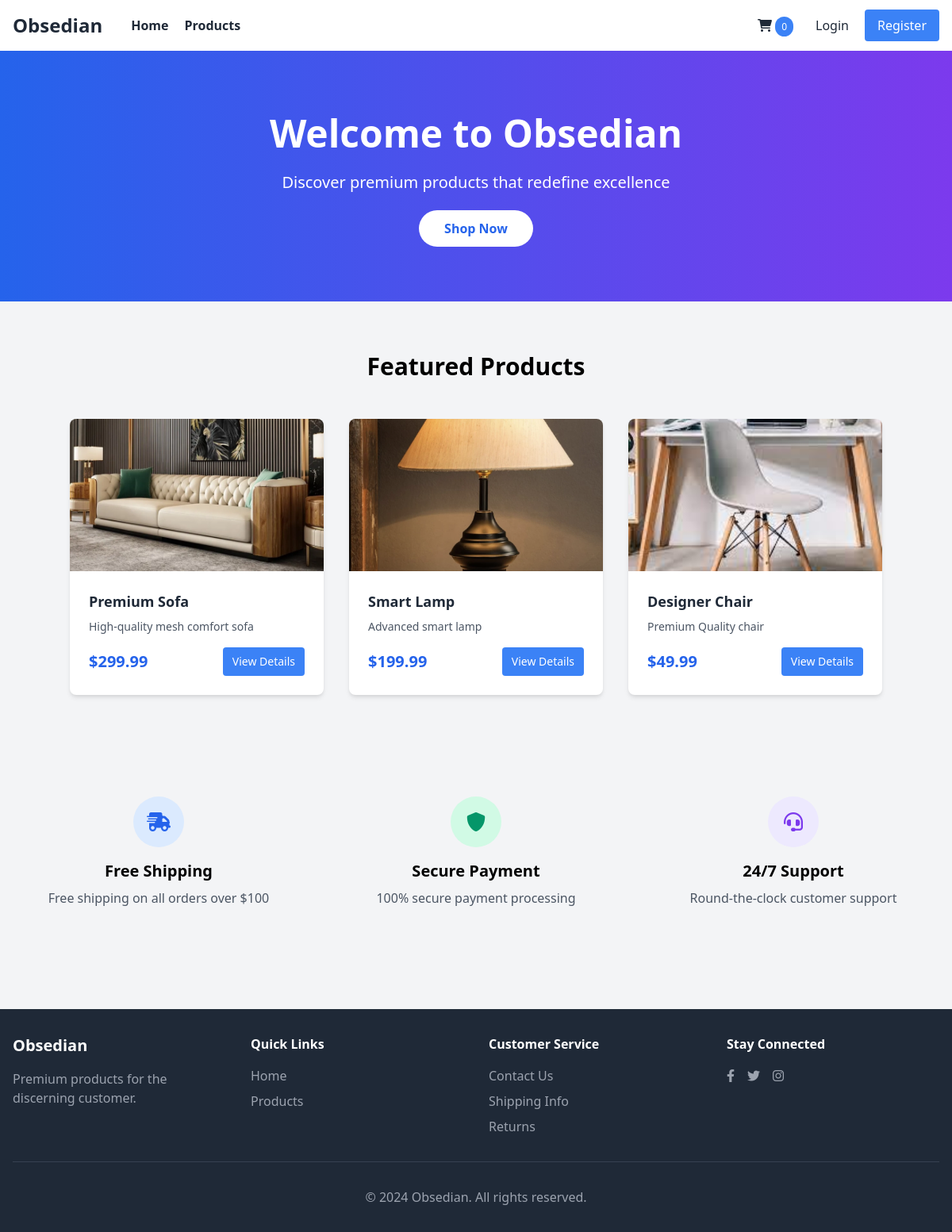
The page / on the database its author committed.
### models.py (models this page shows)
class Product(db.Model):
    id = db.Column(db.Integer, primary_key=True)
    name = db.Column(db.String(100), nullable=False)
    description = db.Column(db.Text, nullable=False)
    price = db.Column(db.Float, nullable=False)
    main_image = db.Column(db.String(200))
    stock = db.Column(db.Integer, default=0)
    category = db.Column(db.String(50))
    created_at = db.Column(db.DateTime, default=datetime.utcnow)
    is_active = db.Column(db.Boolean, default=True)
    images = db.relationship('ProductImage', backref='product', lazy=True, cascade='all, delete-orphan')

### app.py (the view)
@app.route('/')
def index():
    featured_products = Product.query.filter_by(is_active=True).limit(4).all()
    return render_template('index.html', products=featured_products)

### templates/index.html (shortened to what this page needs)
{% extends "base.html" %} {% block title %}Home - Obsedian{% endblock %} {%
block content %}
<section class="bg-gradient-to-r from-blue-600 to-purple-600 text-white py-20">
  <div class="max-w-7xl mx-auto px-4 text-center">
    <h1 class="text-5xl font-bold mb-6">Welcome to Obsedian</h1>
    <p class="text-xl mb-8">
      Discover premium products that redefine excellence
    </p>
    <a
      href="{{ url_for('products') }}"
      class="bg-white text-blue-600 px-8 py-3 rounded-full font-semibold hover:bg-gray-100 transition duration-300"
    >
      Shop Now
    </a>
  </div>
</section>
<section class="py-16">
  <div class="max-w-7xl mx-auto px-4">
    <h2 class="text-3xl font-bold text-center mb-12">Featured Products</h2>
    <div class="flex flex-wrap justify-center gap-8">
      {% for product in products %}
      <div
        class="w-full sm:w-80 bg-white rounded-lg shadow-md overflow-hidden hover:shadow-xl transition duration-300 group"
      >
        <div class="relative overflow-hidden">
          <img
            src="{{ product.main_image or '/static/images/placeholder.jpg' }}"
            alt="{{ product.name }}"
            class="w-full h-48 object-cover transition duration-300 group-hover:opacity-0"
          />
        </div>
        <div class="p-6">
          <h3 class="text-lg font-bold text-gray-800 mb-2 truncate">
            {{ product.name }}
          </h3>
          <p class="text-sm text-gray-600 mb-4">
            {{ product.description[:80] }}
          </p>
          <div class="flex items-center justify-between">
            <span class="text-xl font-bold text-blue-600"
              >${{ product.price }}</span
            >
            <a
              href="{{ url_for('product_detail', product_id=product.id) }}"
              class="bg-blue-500 text-white px-3 py-2 rounded text-sm hover:bg-blue-600 transition duration-300"
            >
              View Details
            </a>
          </div>
        </div>
      </div>
      {% endfor %}
</section>
<section class="bg-gray-100 py-16">
  <div class="max-w-7xl mx-auto px-4">
    <div class="grid grid-cols-1 md:grid-cols-3 gap-8">
      <div class="text-center">
        <div
          class="bg-blue-100 w-16 h-16 rounded-full flex items-center justify-center mx-auto mb-4"
        >
          <i class="fas fa-shipping-fast text-2xl text-blue-600"></i>
        </div>
        <h3 class="text-xl font-semibold mb-2">Free Shipping</h3>
        <p class="text-gray-600">Free shipping on all orders over $100</p>
      </div>
      <div class="text-center">
        <div
          class="bg-green-100 w-16 h-16 rounded-full flex items-center justify-center mx-auto mb-4"
        >
          <i class="fas fa-shield-alt text-2xl text-green-600"></i>
        </div>
        <h3 class="text-xl font-semibold mb-2">Secure Payment</h3>
        <p class="text-gray-600">100% secure payment processing</p>
      </div>
      <div class="text-center">
        <div
          class="bg-purple-100 w-16 h-16 rounded-full flex items-center justify-center mx-auto mb-4"
        >
          <i class="fas fa-headset text-2xl text-purple-600"></i>
        </div>
        <h3 class="text-xl font-semibold mb-2">24/7 Support</h3>
        <p class="text-gray-600">Round-the-clock customer support</p>
      </div>
    </div>
  </div>
</section>
{% endblock %}

### templates/base.html (shortened to what this page needs)
<!DOCTYPE html>
<html lang="en">
<head>
    <link href="https://cdn.jsdelivr.net/npm/tailwindcss@2.2.19/dist/tailwind.min.css" rel="stylesheet">
    <link href="https://cdnjs.cloudflare.com/ajax/libs/font-awesome/6.0.0/css/all.min.css" rel="stylesheet">
    <link href="https://cdnjs.cloudflare.com/ajax/libs/font-awesome/6.0.0/css/all.min.css" rel="stylesheet">
    <link rel="stylesheet" href="{{ url_for('static', filename='css/style.css') }}">
</head>
<body class="bg-gray-100">
    <nav class="bg-white shadow-lg">
        <div class="max-w-7xl mx-auto px-4">
            <div class="flex justify-between">
                <div class="flex space-x-7">
                    <div>
                        <a href="{{ url_for('index') }}" class="flex items-center py-4">
                            <span class="font-semibold text-gray-800 text-2xl">Obsedian</span>
                        </a>
                    </div>
                    <div class="hidden md:flex items-center space-x-1">
                        <a href="{{ url_for('index') }}" class="py-4 px-2 text-gray-800 font-semibold hover:text-blue-500 transition duration-300">Home</a>
                        <a href="{{ url_for('products') }}" class="py-4 px-2 text-gray-800 font-semibold hover:text-blue-500 transition duration-300">Products</a>
                    </div>
                </div>
                <div class="flex items-center space-x-3">
                    <a href="{{ url_for('cart') }}" class="py-2 px-2 text-gray-800 hover:text-blue-500 transition duration-300">
                        <i class="fas fa-shopping-cart"></i>
                        <span class="bg-blue-500 text-white rounded-full px-2 py-1 text-xs">
                            {% if current_user.is_authenticated %}
                                {{ current_user.cart_items|length }}
                            {% else %}
                                0
                            {% endif %}
                        </span>
                    </a>
                    {% if current_user.is_authenticated %}
                        <div class="relative group">
                            <button class="py-2 px-2 text-gray-800 hover:text-blue-500 transition duration-300">
                                <i class="fas fa-user"></i> {{ current_user.username }}
                            </button>
                            <div class="absolute right-0 mt-2 w-48 bg-white rounded-md shadow-lg py-2 hidden group-hover:block">
                                {% if current_user.is_admin %}
                                    <a href="{{ url_for('admin_dashboard') }}" class="block px-4 py-2 text-gray-800 hover:bg-blue-500 hover:text-white">Admin Dashboard</a>
                                {% endif %}
                                <a href="{{ url_for('logout') }}" class="block px-4 py-2 text-gray-800 hover:bg-blue-500 hover:text-white">Logout</a>
                            </div>
                        </div>
                    {% else %}
                        <a href="{{ url_for('login') }}" class="py-2 px-2 text-gray-800 hover:text-blue-500 transition duration-300">Login</a>
                        <a href="{{ url_for('register') }}" class="py-2 px-4 bg-blue-500 text-white rounded hover:bg-blue-600 transition duration-300">Register</a>
                    {% endif %}
                </div>
            </div>
        </div>
    </nav>
    <main>
        {% block content %}{% endblock %}
    </main>
    <footer class="bg-gray-800 text-white mt-16">
        <div class="max-w-7xl mx-auto px-4 py-8">
            <div class="grid grid-cols-1 md:grid-cols-4 gap-8">
                <div>
                    <h3 class="text-xl font-bold mb-4">Obsedian</h3>
                    <p class="text-gray-400">Premium products for the discerning customer.</p>
                </div>
                <div>
                    <h4 class="font-semibold mb-4">Quick Links</h4>
                    <ul class="space-y-2">
                        <li><a href="{{ url_for('index') }}" class="text-gray-400 hover:text-white">Home</a></li>
                        <li><a href="{{ url_for('products') }}" class="text-gray-400 hover:text-white">Products</a></li>
                    </ul>
                </div>
                <div>
                    <h4 class="font-semibold mb-4">Customer Service</h4>
                    <ul class="space-y-2">
                        <li><a href="#" class="text-gray-400 hover:text-white">Contact Us</a></li>
                        <li><a href="#" class="text-gray-400 hover:text-white">Shipping Info</a></li>
                        <li><a href="#" class="text-gray-400 hover:text-white">Returns</a></li>
                    </ul>
                </div>
                <div>
                    <h4 class="font-semibold mb-4">Stay Connected</h4>
                    <div class="flex space-x-4">
                        <a href="#" class="text-gray-400 hover:text-white"><i class="fab fa-facebook-f"></i></a>
                        <a href="#" class="text-gray-400 hover:text-white"><i class="fab fa-twitter"></i></a>
                        <a href="#" class="text-gray-400 hover:text-white"><i class="fab fa-instagram"></i></a>
                    </div>
                </div>
            </div>
            <div class="border-t border-gray-700 mt-8 pt-8 text-center text-gray-400">
                <p>&copy; 2024 Obsedian. All rights reserved.</p>
            </div>
        </div>
    </footer>
</body>
</html>

### static/css/style.css (style rules this page uses)
.truncate { overflow: hidden; text-overflow: ellipsis; white-space: nowrap; }
.grid { display: grid; }

### templates/index.html (style rules this page uses)
.truncate { overflow: hidden; text-overflow: ellipsis; white-space: nowrap; }

### rows shown on the page
Product: main_image (picture), name "Premium Sofa", description "High-quality mesh comfort sofa", price "299.99"
Product: main_image (picture), name "Smart Lamp", description "Advanced smart lamp", price "199.99"
Product: main_image (picture), name "Designer Chair", description "Premium Quality chair", price "49.99"
